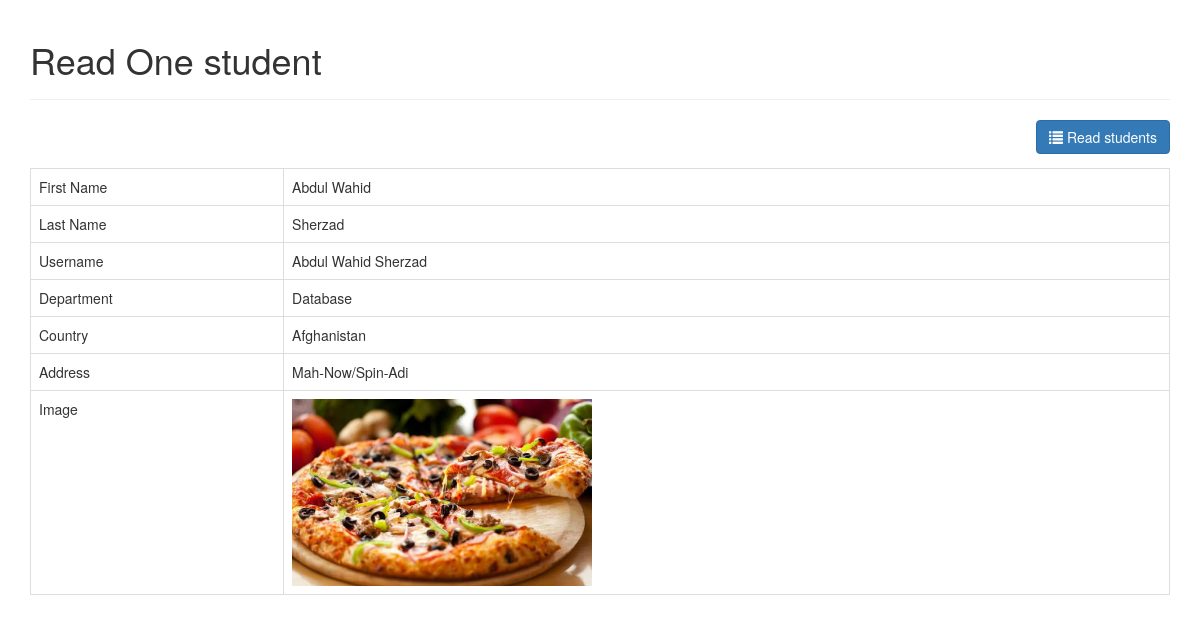
Screenshot of /read_one.php?id=2 with the database file from the repository.
### tables this page shows
CREATE TABLE IF NOT EXISTS `students` (
  `id` int(11) NOT NULL AUTO_INCREMENT,
  `first_name` varchar(32) NOT NULL,
  `last_name` varchar(55) NOT NULL,
  `username` varchar(55) NOT NULL,
  `department_id` int(11) NOT NULL,
  `created` datetime NOT NULL,
  `modified` timestamp NOT NULL DEFAULT CURRENT_TIMESTAMP,
  `image` varchar(250) DEFAULT NULL,
  `address` varchar(255) DEFAULT NULL,
  `email` varchar(55) DEFAULT NULL,
  `country` varchar(55) DEFAULT NULL,
  `phone` varchar(12) DEFAULT NULL,
  `password` varchar(55) DEFAULT NULL,
  PRIMARY KEY (`id`)
);

CREATE TABLE IF NOT EXISTS `departments` (
  `id` int(11) NOT NULL AUTO_INCREMENT,
  `name` varchar(256) NOT NULL,
  `created` datetime NOT NULL,
  `modified` timestamp NOT NULL DEFAULT CURRENT_TIMESTAMP,
  PRIMARY KEY (`id`)
);

### objects/student.php (called while the page is built, shortened)
<?php
class Student
{
    private $conn;
    private $table_name = "students";
    public $id;
    public function __construct($db)
    {
        $this->conn = $db;
    }
    public function readOne()
    {
        $query = "SELECT id, first_name, last_name, username, department_id,
                    image, address, email, country, phone
            FROM " . $this->table_name . "
            WHERE id = ?
            LIMIT 0,1";
        $stmt = $this->conn->prepare($query);
        $stmt->bindParam(1, $this->id);
        $stmt->execute();
        $row = $stmt->fetch(PDO::FETCH_ASSOC);
        $this->first_name = $row['first_name'];
        $this->last_name = $row['last_name'];
        $this->username = $row['username'];
        $this->image = $row['image'];
        $this->address = $row['address'];
        $this->country = $row['country'];
    }
}

### objects/department.php (called while the page is built, shortened)
<?php
class Department
{
    private $conn;
    private $table_name = "departments";
    public $id;
    public function __construct($db)
    {
        $this->conn = $db;
    }
    public function readName()
    {
        $query = "SELECT name FROM " . $this->table_name . " WHERE id = ? limit 0,1";
        $stmt = $this->conn->prepare($query);
        $stmt->bindParam(1, $this->id);
        $stmt->execute();
        $row = $stmt->fetch(PDO::FETCH_ASSOC);
        $this->name = $row['name'];
    }
}

### read_one.php (the view, shortened to what this page needs)
<?php
$page_title = "Read One student";
include_once "header.php";
$id = isset($_GET['id']) ? $_GET['id'] : die('ERROR: missing ID.');
include_once 'objects/student.php';
include_once 'objects/department.php';
$database = new Database();
$db = $database->getConnection();
$student = new student($db);
$department = new department($db);
$student->id = $id;
$student->readOne();
echo "<div class='right-button-margin'>";
echo "<a href='index.php' class='btn btn-primary pull-right'>";
echo "<span class='glyphicon glyphicon-list'></span> Read students";
echo "</a>";
echo "</div>";
echo "<table class='table table-hover table-responsive table-bordered'>";
echo "<tr>";
echo "<td>First Name</td>";
echo "<td>{$student->first_name}</td>";
echo "</tr>";
echo "<tr>";
echo "<td>Last Name</td>";
echo "<td>{$student->last_name}</td>";
echo "</tr>";
echo "<tr>";
echo "<td>Username</td>";
echo "<td>{$student->username}</td>";
echo "</tr>";
echo "<tr>";
echo "<td>Department</td>";
echo "<td>";
$department->id = $student->department_id;
$department->readName();
echo $department->name;
echo "</td>";
echo "</tr>";
echo "<tr>";
echo "<td>Country</td>";
echo "<td>{$student->country}</td>";
echo "</tr>";
echo "<tr>";
echo "<td>Address</td>";
echo "<td>{$student->address}</td>";
echo "</tr>";
echo "<tr>";
echo "<td>Image</td>";
echo "<td>";
echo $student->image ? "<img src='images/{$student->image}' style='width:300px;' />" : "No image found.";
echo "</td>";
echo "</tr>";
echo "</table>";
include_once "footer.php";

### header.php (shortened to what this page needs)
<!DOCTYPE html>
<html lang="en">
<head>
    <link href="libs/bootstrap-3.3.7-dist/css/bootstrap.css" rel="stylesheet" media="screen" />
</head>
<body>
    <div class="container">
        <?php
        echo "<div class='page-header'>";
            echo "<h1>{$page_title}</h1>";
        echo "</div>";
        ?>

### footer.php (shortened to what this page needs)
    </div>
</body>
</html>

### header.php (style rules this page uses)
.right-button-margin { margin: 0 0 1em 0; overflow: hidden; }

### rows the page displays
students: first_name "Abdul Wahid", last_name "Sherzad", username "Abdul Wahid Sherzad", country "Afghanistan", address "Mah-Now/Spin-Adi", image (picture)
departments: name "Database"

### other values shown
$page_title "Read One student"
